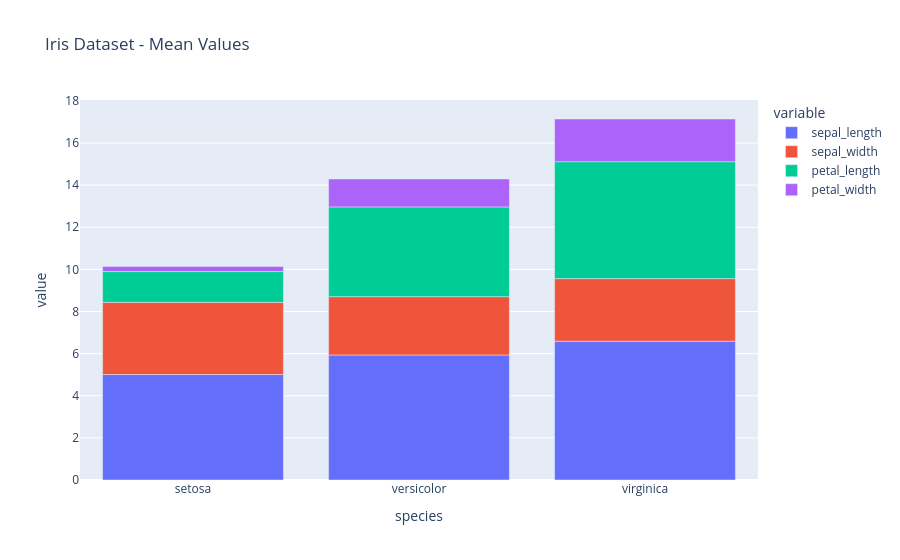

Notebook cell for this chart:
### Markdown cell above
### **3. Bar Plot**

### Code cell
df = sns.load_dataset('iris')

df_bar = df.groupby('species').mean().reset_index()
fig = px.bar(df_bar, x='species', y=['sepal_length','sepal_width','petal_length','petal_width'], title='Iris Dataset - Mean Values')
fig.write_image('plots/iris_mean_values_bar.png')
fig.show()

### Figure 1 — Plotly figure (JSON) as saved in the notebook; plotly's stock layout.template omitted (floating-point values rounded to 4 significant figures)
{"data": [{"alignmentgroup": "True", "hovertemplate": "variable=sepal_length<br>species=%{x}<br>value=%{y}<extra></extra>", "legendgroup": "sepal_length", "marker": {"color": "#636efa", "pattern": {"shape": ""}}, "name": "sepal_length", "offsetgroup": "sepal_length", "orientation": "v", "showlegend": true, "textposition": "auto", "type": "bar", "x": ["setosa", "versicolor", "virginica"], "xaxis": "x", "y": [5.006, 5.936, 6.588], "yaxis": "y"}, {"alignmentgroup": "True", "hovertemplate": "variable=sepal_width<br>species=%{x}<br>value=%{y}<extra></extra>", "legendgroup": "sepal_width", "marker": {"color": "#EF553B", "pattern": {"shape": ""}}, "name": "sepal_width", "offsetgroup": "sepal_width", "orientation": "v", "showlegend": true, "textposition": "auto", "type": "bar", "x": ["setosa", "versicolor", "virginica"], "xaxis": "x", "y": [3.428, 2.77, 2.974], "yaxis": "y"}, {"alignmentgroup": "True", "hovertemplate": "variable=petal_length<br>species=%{x}<br>value=%{y}<extra></extra>", "legendgroup": "petal_length", "marker": {"color": "#00cc96", "pattern": {"shape": ""}}, "name": "petal_length", "offsetgroup": "petal_length", "orientation": "v", "showlegend": true, "textposition": "auto", "type": "bar", "x": ["setosa", "versicolor", "virginica"], "xaxis": "x", "y": [1.462, 4.26, 5.552], "yaxis": "y"}, {"alignmentgroup": "True", "hovertemplate": "variable=petal_width<br>species=%{x}<br>value=%{y}<extra></extra>", "legendgroup": "petal_width", "marker": {"color": "#ab63fa", "pattern": {"shape": ""}}, "name": "petal_width", "offsetgroup": "petal_width", "orientation": "v", "showlegend": true, "textposition": "auto", "type": "bar", "x": ["setosa", "versicolor", "virginica"], "xaxis": "x", "y": [0.246, 1.326, 2.026], "yaxis": "y"}], "layout": {"barmode": "relative", "legend": {"title": {"text": "variable"}, "tracegroupgap": 0}, "title": {"text": "Iris Dataset - Mean Values"}, "xaxis": {"anchor": "y", "domain": [0, 1], "title": {"text": "species"}}, "yaxis": {"anchor": "x", "domain": [0, 1], "title": {"text": "value"}}}}
